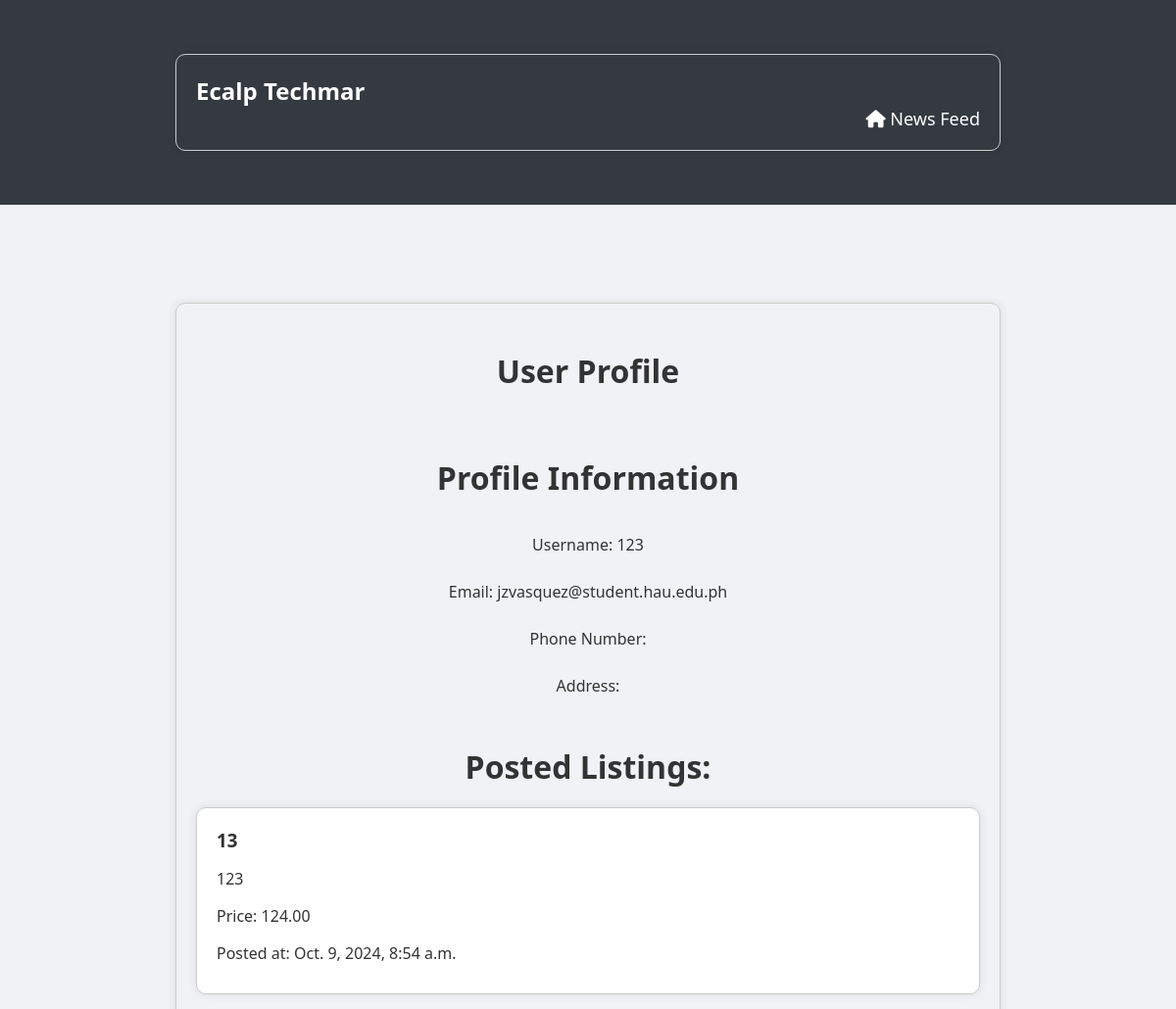
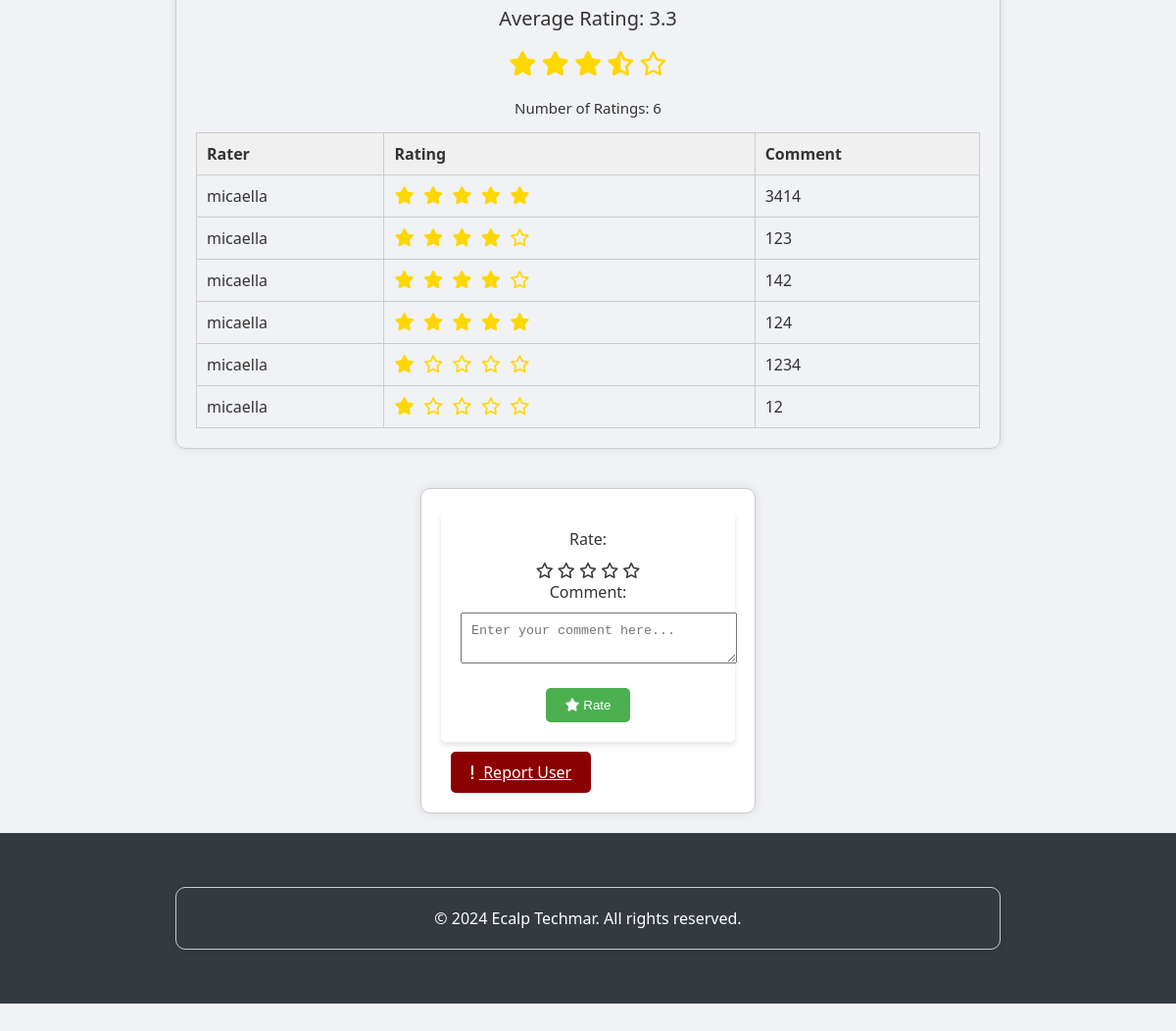
The page /newsfeed/profile/27/ (signed in) on the database its author committed (2 pictures, top to bottom).
### newsfeed/models.py (models this page shows, shortened)
class Product(models.Model):
    title = models.CharField(max_length=255)
    description = models.TextField()
    price = models.DecimalField(max_digits=10, decimal_places=2)
    image = models.ImageField(upload_to='products/')
    mobile_number = models.CharField(max_length=20)
    location = models.CharField(max_length=255)
    user = models.ForeignKey(User, on_delete=models.CASCADE)
    created_at = models.DateTimeField(auto_now_add=True)
    category = models.CharField(max_length=50, choices=[('Electronics', 'Electronics'), ('Fashion and Beauty', 'Fashion and Beauty'), ('Home and Garden', 'Home and Garden'), ('Sports and Leisure', 'Sports and Leisure'), ('Others', 'Others')], default='Others')
    is_active = models.BooleanField(default=True)

class Rating(models.Model):
    user = models.ForeignKey(User, on_delete=models.CASCADE)
    rated_user = models.ForeignKey(User, on_delete=models.CASCADE, related_name='rated_user')
    rating = models.IntegerField()
    comment = models.TextField(blank=True)

### newsfeed/views.py (the view, shortened to what this page needs)
# urls.py: path('profile/', profile, name='profile'),
@login_required
def profile(request, pk):
    if pk is None:
        pk = request.user.pk
    user = get_object_or_404(User, pk=pk)
    profile = user.profile
    is_owner = user == request.user
    ratings = Rating.objects.filter(rated_user=user)
    average_rating, star_equivalent_average_rating, num_ratings = get_rating_summary(ratings)
    if is_owner:
        edit_form = ProfileForm(instance=profile)
        rating_form = None
    else:
        edit_form = None
        rating_form = RatingForm()
    products = Product.objects.filter(user=user, is_active=True)
    return render(request, 'profile.html',
                  {'products': products, 'edit_form': edit_form, 'rating_form': rating_form, 'user': user,
                   'is_owner': is_owner, 'ratings': ratings, 'average_rating': average_rating,
                   'star_equivalent_average_rating': star_equivalent_average_rating, 'num_ratings': num_ratings})

### newsfeed/forms.py
class RatingForm(forms.ModelForm):
    class Meta:
        model = Rating
        fields = ('rating', 'comment')
        widgets = {
            'rating': forms.Select(choices=[(i, i) for i in range(1, 6)])
        }

### newsfeed/views.py (called while the page is built)
def get_rating_summary(ratings):
    if ratings:
        average_rating = sum(rating.rating for rating in ratings) / len(ratings)
        if average_rating is not None:
            star_equivalent_average_rating = round(average_rating, 1)  # assuming 1 decimal place
        else:
            star_equivalent_average_rating = None
        num_ratings = len(ratings)
    else:
        average_rating = None
        star_equivalent_average_rating = None
        num_ratings = 0
    return average_rating, star_equivalent_average_rating, num_ratings

### newsfeed/templates/profile.html (shortened to what this page needs)
<!DOCTYPE html>
<html lang="en">
<head>
    {% load static %}
    <link rel="stylesheet" href="{% static 'main/styles.css' %}">
    <link rel="stylesheet" href="https://cdnjs.cloudflare.com/ajax/libs/font-awesome/6.0.0-beta3/css/all.min.css">
</head>
<body>
<header>
    <div class="container">
        <h1 class="logo">Ecalp Techmar</h1>
        <nav>
            <ul>
                {% if not request.user.is_staff %}
                    <li><a href="{% url 'newsfeed:newsfeed' %}"><i class="fas fa-home"></i> News Feed</a></li>
                {% endif %}
            </ul>
        </nav>
    </div>
</header>
    <section id="user-profile">
        <div class="container">
            <h2>User Profile</h2>
            <div class="profile-info">
                <h2>Profile Information</h2>
                <p>Username: {{ user.username }}</p>
                <p>Email: {{ user.email }}</p>
                <p>Phone Number: {{ user.profile.mobile_number }}</p>
                <p>Address: {{ user.profile.address }}</p>
            </div>
<div class="posted-listings">
    <h2>Posted Listings:</h2>
    {% for product in products %}
    <div class="listing-card">
        <h3>{{ product.title }}</h3>
        <p>{{ product.description }}</p>
        <p>Price: {{ product.price }}</p>
        <p>Posted at: {{ product.created_at }}</p>
    </div>
    {% endfor %}
</div>
      <div class="ratings">
       <div class="rating-summary" style="text-align: center;">
  <p style="font-size: 20px;">Average Rating: {{ average_rating|floatformat:1 }}</p>
  <p style="color: #ffd700; font-size: 20px;">
    {% for i in "12345"|make_list %}
      {% if i|add:0 <= star_equivalent_average_rating %}
        <i class="fas fa-star" style="font-size: 25px;"></i>
      {% elif i|add:0 == star_equivalent_average_rating|floatformat:0|add:1 %}
        <i class="fas fa-star-half-alt" style="font-size: 25px;"></i>
      {% else %}
        <i class="far fa-star" style="font-size: 25px;"></i>
      {% endif %}
    {% endfor %}
  </p>
  <p style="font-size: 15px;">Number of Ratings: {{ num_ratings }}</p>
</div>
</div>
      {% if request.user.is_authenticated %}
      <table class="ratings-table">
        <thead>
          <tr>
            <th>Rater</th>
            <th>Rating</th>
            <th>Comment</th>
          </tr>
        </thead>
        <tbody>
          {% for rating in ratings %}
          <tr>
            <td>{{ rating.user.username }}</td>
            <td>
              {% for i in "12345"|make_list %}
                {% if i|add:0 <= rating.rating %}
                  <i class="fas fa-star"></i>
                {% else %}
                  <i class="far fa-star"></i>
                {% endif %}
              {% endfor %}
            </td>
            <td>{{ rating.comment }}</td>
          </tr>
          {% endfor %}
        </tbody>
      </table>
      {% endif %}
    </div>
        <div class="rating-form listing-card">
  {% if not request.user.is_staff and user.username != request.user.username %}
  <form method="post">
    <div class="rating">
      <label for="rating">Rate:</label>
      <div>
        <i class="far fa-star" data-rating="1" title="1 star"></i>
        <i class="far fa-star" data-rating="2" title="2 stars"></i>
        <i class="far fa-star" data-rating="3" title="3 stars"></i>
        <i class="far fa-star" data-rating="4" title="4 stars"></i>
        <i class="far fa-star" data-rating="5" title="5 stars"></i>
      </div>
    </div>
    <div class="comment">
      <label for="comment">Comment:</label>
      <textarea name="comment" placeholder="Enter your comment here..." required maxlength="200"></textarea>
    </div>
    <button type="submit" class="rating-button">
    <i class="fas fa-star"></i> Rate
    </button>
  </form>
  {% else %}
  <p>Thank you for using Ecalp Techmar</p>
  {% endif %}
   {% if not request.user.is_staff and user.pk != request.user.pk %}
    <div class="button-group">
        <a href="{% url 'newsfeed:report_user' user.pk %}" class="button report-button" style="color: #white; background-color: darkred; border-color: #FF0000;">
            <i class="fas fa-exclamation" style="color: white;"></i> Report User
        </a>
    </div>
{% endif %}
</div>
    <footer>
        <div class="container">
            <div class="footer-content">
                <p style="text-align: center; width: 100%;">&copy; 2024 Ecalp Techmar. All rights reserved.</p>
            </div>
        </div>
    </footer>
</body>

### main/static/main/styles.css (style rules this page uses)
body { font-family: 'Segoe UI', Tahoma, Geneva, Verdana, sans-serif; margin: 0; padding: 0; box-sizing: border-box; background-color: #f0f2f5; color: #333; }
header { background-color: #343a40; color: white; padding: 15px 0; position: sticky; top: 0; z-index: 1000; }
.container { width: 90%; max-width: 1200px; margin: 0 auto; padding: 0 15px; }
.logo { margin: 0; font-size: 24px; }
nav ul { list-style: none; padding: 0; display: flex; justify-content: flex-end; margin: 0; }
nav ul li { margin-left: 20px; }
nav ul li a { color: white; text-decoration: none; font-size: 18px; transition: color 0.3s; }
section { padding: 60px 0; }
section h2 { text-align: center; margin-bottom: 40px; font-size: 32px; }
form { max-width: 600px; margin: 0 auto; background-color: white; padding: 20px; border-radius: 5px; box-shadow: 0 4px 6px rgba(0, 0, 0, 0.1); }
footer { background-color: #343a40; color: white; padding: 15px 0; text-align: center; }
.footer-content { display: flex; justify-content: space-between; align-items: center; flex-wrap: wrap; }
.footer-content p { margin: 0; }

### rows shown on the page
Product: title "13", description "123", price "124.00", created_at "Oct. 9, 2024, 8:54 a.m."
Rating: user.username "micaella", rating 5 (drawn), comment "3414"
Rating: user.username "micaella", rating 4 (drawn), comment "123"
Rating: user.username "micaella", rating 4 (drawn), comment "142"
Rating: user.username "micaella", rating 5 (drawn), comment "124"
Rating: user.username "micaella", rating 1 (drawn), comment "1234"
Rating: user.username "micaella", rating 1 (drawn), comment "12"

### other values the page prints
{{ user.username }} "123"
{{ user.email }} "jzvasquez@student.hau.edu.ph"
{{ average_rating|floatformat:1 }} "3.3"
{{ num_ratings }} "6"
